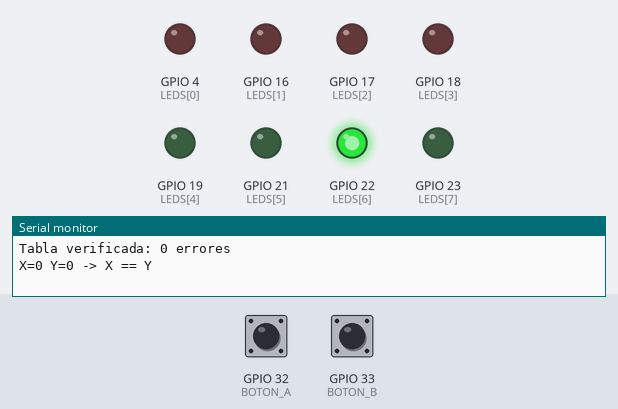
Recording of a sketch running on a simulated ESP32. Parts: output pins drawn as LEDs (lit = HIGH), the last lines printed to the serial monitor. Dashed ring = blinking. Inputs (shaded band) come from the test bench; at power-on: GPIO 32 (BOTON_A) HIGH, GPIO 33 (BOTON_B) HIGH.

Above: at 1.2 s.
1.3 s: GPIO 32 (BOTON_A) pulled LOW for 1 s
At 1.42 s:
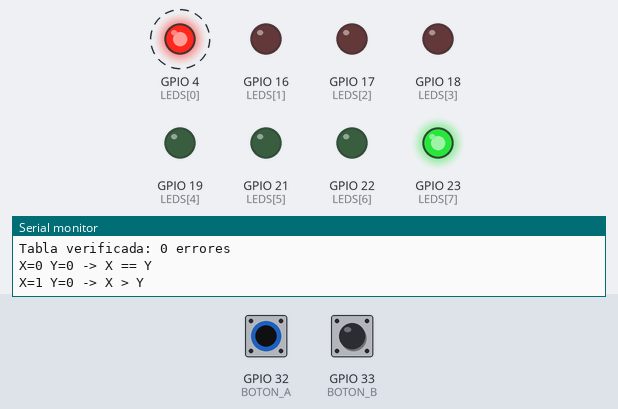
3.8 s: GPIO 33 (BOTON_B) pulled LOW for 3.2 s
At 7.1 s:
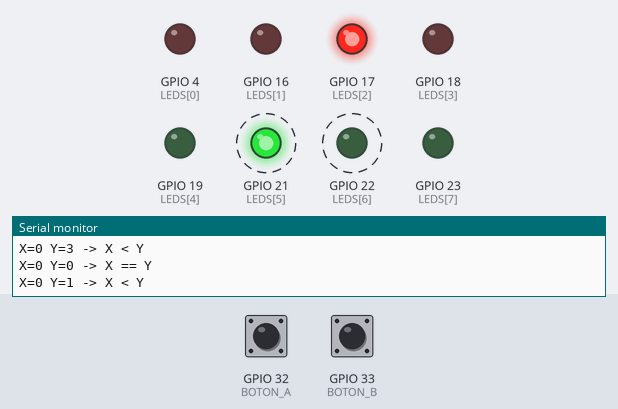
8.5 s: GPIO 32 (BOTON_A) pulled LOW for 0.15 s
At 9.5 s:
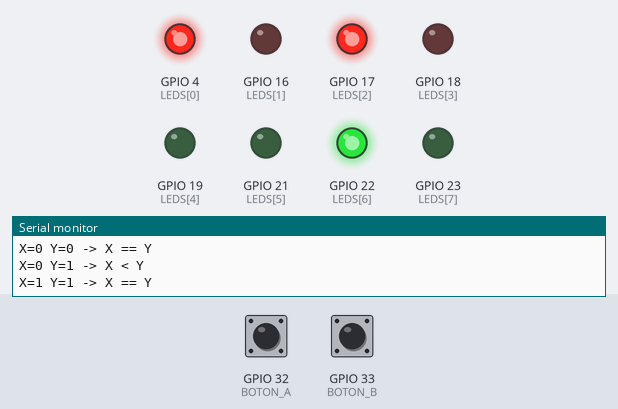
10.1 s: GPIO 33 (BOTON_B) pulled LOW for 0.15 s
At 10.7 s:
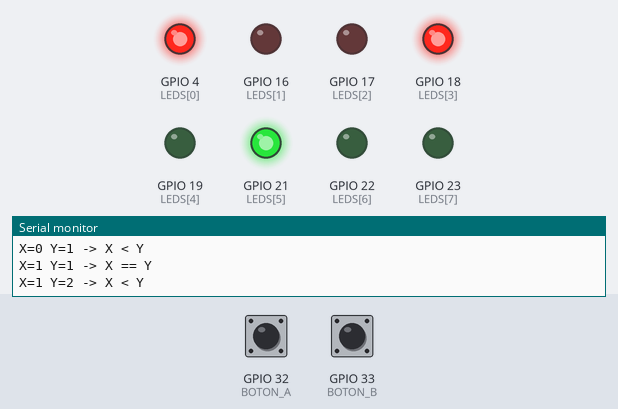
11.7 s: GPIO 33 (BOTON_B) pulled LOW for 1 s
At 11.82 s:
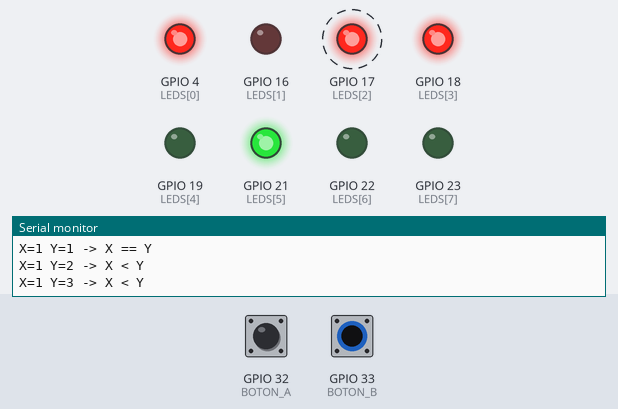
14.2 s: GPIO 32 (BOTON_A) pulled LOW for 0.15 s
At 15.0 s:
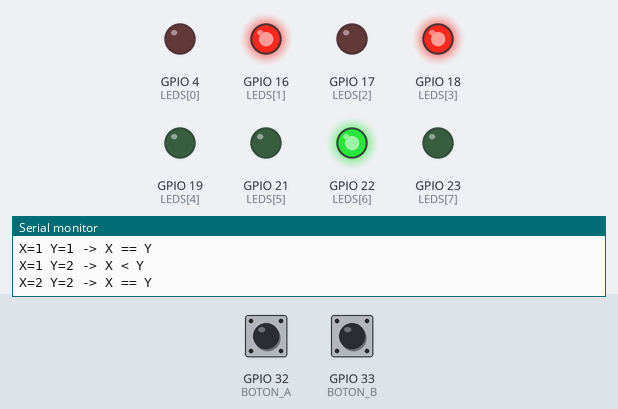
Timing chart, 0 to 16.8 s (numbered marks = the images above; inputs shaded):
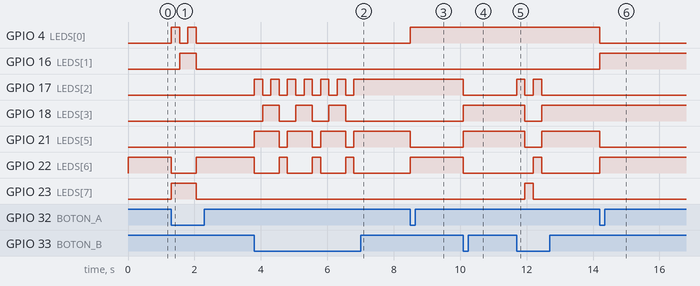

Measured:
- after the input at 1.3 s, GPIO 4 (LEDS[0]): alternates HIGH for 0.25 s and LOW for 0.25 s, 4 changes in all, then stays LOW, starting at once; GPIO 16 (LEDS[1]): LOW → HIGH after 0.25 s, → LOW 0.50 s later; GPIO 22 (LEDS[6]): HIGH → LOW at once, → HIGH 0.75 s later; GPIO 23 (LEDS[7]): LOW → HIGH at once, → LOW 0.75 s later
- after the input at 3.8 s, GPIO 17 (LEDS[2]): alternates HIGH for 0.25 s and LOW for 0.25 s, 13 changes in all, then stays HIGH, starting at once; GPIO 18 (LEDS[3]): alternates HIGH for 0.50 s and LOW for 0.50 s, 6 changes in all, then stays LOW, starting after 0.25 s
- after the input at 8.5 s, GPIO 4 (LEDS[0]), GPIO 22 (LEDS[6]): LOW → HIGH at once; GPIO 21 (LEDS[5]): HIGH → LOW at once
- after the input at 10.1 s, GPIO 17 (LEDS[2]), GPIO 22 (LEDS[6]): HIGH → LOW at once; GPIO 18 (LEDS[3]), GPIO 21 (LEDS[5]): LOW → HIGH at once
- after the input at 11.7 s, GPIO 17 (LEDS[2]): alternates HIGH for 0.25 s and LOW for 0.25 s, 4 changes in all, then stays LOW, starting at once; GPIO 18 (LEDS[3]), GPIO 21 (LEDS[5]): HIGH → LOW after 0.25 s, → HIGH 0.50 s later; GPIO 22 (LEDS[6]): LOW → HIGH after 0.50 s, → LOW 0.25 s later; GPIO 23 (LEDS[7]): LOW → HIGH after 0.25 s, → LOW 0.25 s later
- after the input at 14.2 s, GPIO 4 (LEDS[0]), GPIO 21 (LEDS[5]): HIGH → LOW at once; GPIO 16 (LEDS[1]), GPIO 22 (LEDS[6]): LOW → HIGH at once

The sketch:

sketch.ino
```cpp
// Clase 6 - Ejercicio 4 (solución): comparador de 2 bits
// X (0..3) se cambia con A, Y (0..3) se cambia con B (patrón provisorio con delay).
// X se ve en L0-L1, Y en L2-L3.
// Salidas: L5 = X < Y,  L6 = X == Y,  L7 = X > Y.
// El comparador está hecho con una TABLA de 16 entradas (índice = Y*4 + X),
// y se verifica contra los operadores <, ==, > de C.

#include <Arduino.h>

const int LEDS[8] = {4, 16, 17, 18, 19, 21, 22, 23};  // L0 ... L7
const int BOTON_A = 32;
const int BOTON_B = 33;

// Cada salida: bit 0 = menor, bit 1 = igual, bit 2 = mayor
const uint8_t MENOR = 0b001;
const uint8_t IGUAL = 0b010;
const uint8_t MAYOR = 0b100;

// índice = Y*4 + X
const uint8_t COMPARADOR[16] = {
  // X=0    X=1    X=2    X=3
  IGUAL, MAYOR, MAYOR, MAYOR,   // Y=0
  MENOR, IGUAL, MAYOR, MAYOR,   // Y=1
  MENOR, MENOR, IGUAL, MAYOR,   // Y=2
  MENOR, MENOR, MENOR, IGUAL    // Y=3
};

int x = 0;
int y = 0;

void mostrarByte(uint8_t valor) {
  for (int i = 0; i < 8; i++) {
    digitalWrite(LEDS[i], (valor >> i) & 1);
  }
}

void actualizar() {
  uint8_t resultado = COMPARADOR[y * 4 + x];
  // armar el byte de los LEDs: X en bits 0-1, Y en bits 2-3, resultado en bits 5-7
  mostrarByte(x | (y << 2) | (resultado << 5));

  if (resultado == MENOR) {
    Serial.printf("X=%d Y=%d -> X < Y\n", x, y);
  } else if (resultado == IGUAL) {
    Serial.printf("X=%d Y=%d -> X == Y\n", x, y);
  } else {
    Serial.printf("X=%d Y=%d -> X > Y\n", x, y);
  }
}

void setup() {
  Serial.begin(115200);
  for (int i = 0; i < 8; i++) {
    pinMode(LEDS[i], OUTPUT);
  }
  pinMode(BOTON_A, INPUT_PULLUP);
  pinMode(BOTON_B, INPUT_PULLUP);

  // Verificar la tabla contra los operadores de C, para las 16 combinaciones
  int errores = 0;
  for (int yy = 0; yy < 4; yy++) {
    for (int xx = 0; xx < 4; xx++) {
      uint8_t esperado;
      if (xx < yy) {
        esperado = MENOR;
      } else if (xx == yy) {
        esperado = IGUAL;
      } else {
        esperado = MAYOR;
      }
      if (COMPARADOR[yy * 4 + xx] != esperado) {
        Serial.printf("Error en la tabla: X=%d Y=%d\n", xx, yy);
        errores++;
      }
    }
  }
  Serial.printf("Tabla verificada: %d errores\n", errores);
  actualizar();
}

void loop() {
  if (digitalRead(BOTON_A) == LOW) {
    x++;
    if (x > 3) {
      x = 0;
    }
    actualizar();
    delay(250);   // patrón provisorio (la Clase 7 lo mejora)
  }
  if (digitalRead(BOTON_B) == LOW) {
    y++;
    if (y > 3) {
      y = 0;
    }
    actualizar();
    delay(250);
  }
}
```
